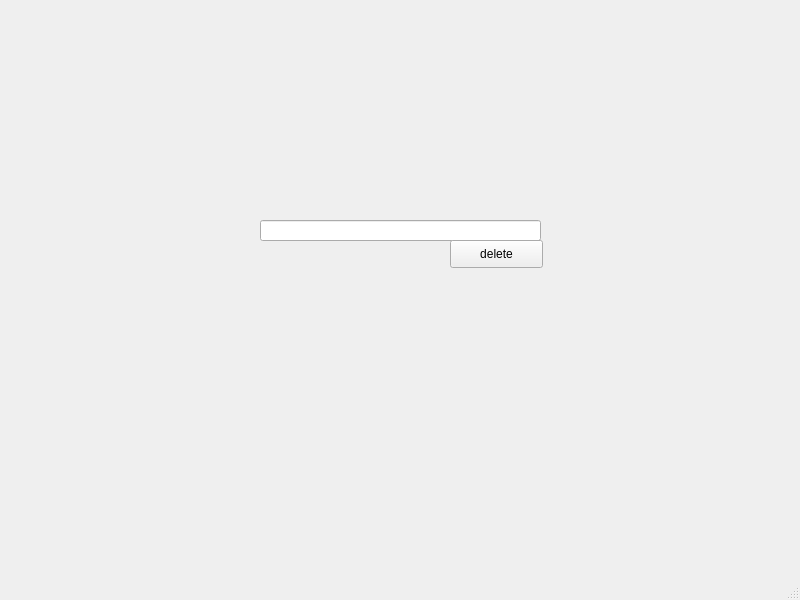
<?xml version="1.0" encoding="UTF-8"?>
<ui version="4.0">
 <class>delete</class>
 <widget class="QMainWindow" name="delete">
  <property name="geometry">
   <rect>
    <x>0</x>
    <y>0</y>
    <width>800</width>
    <height>600</height>
   </rect>
  </property>
  <property name="windowTitle">
   <string>MainWindow</string>
  </property>
  <widget class="QWidget" name="centralwidget">
   <widget class="QLineEdit" name="lineEdit">
    <property name="geometry">
     <rect>
      <x>260</x>
      <y>220</y>
      <width>281</width>
      <height>21</height>
     </rect>
    </property>
   </widget>
   <widget class="QPushButton" name="pushButton">
    <property name="geometry">
     <rect>
      <x>450</x>
      <y>240</y>
      <width>93</width>
      <height>28</height>
     </rect>
    </property>
    <property name="text">
     <string>delete</string>
    </property>
   </widget>
  </widget>
  <widget class="QMenuBar" name="menubar">
   <property name="geometry">
    <rect>
     <x>0</x>
     <y>0</y>
     <width>800</width>
     <height>26</height>
    </rect>
   </property>
  </widget>
  <widget class="QStatusBar" name="statusbar"/>
 </widget>
 <resources/>
 <connections/>
</ui>
